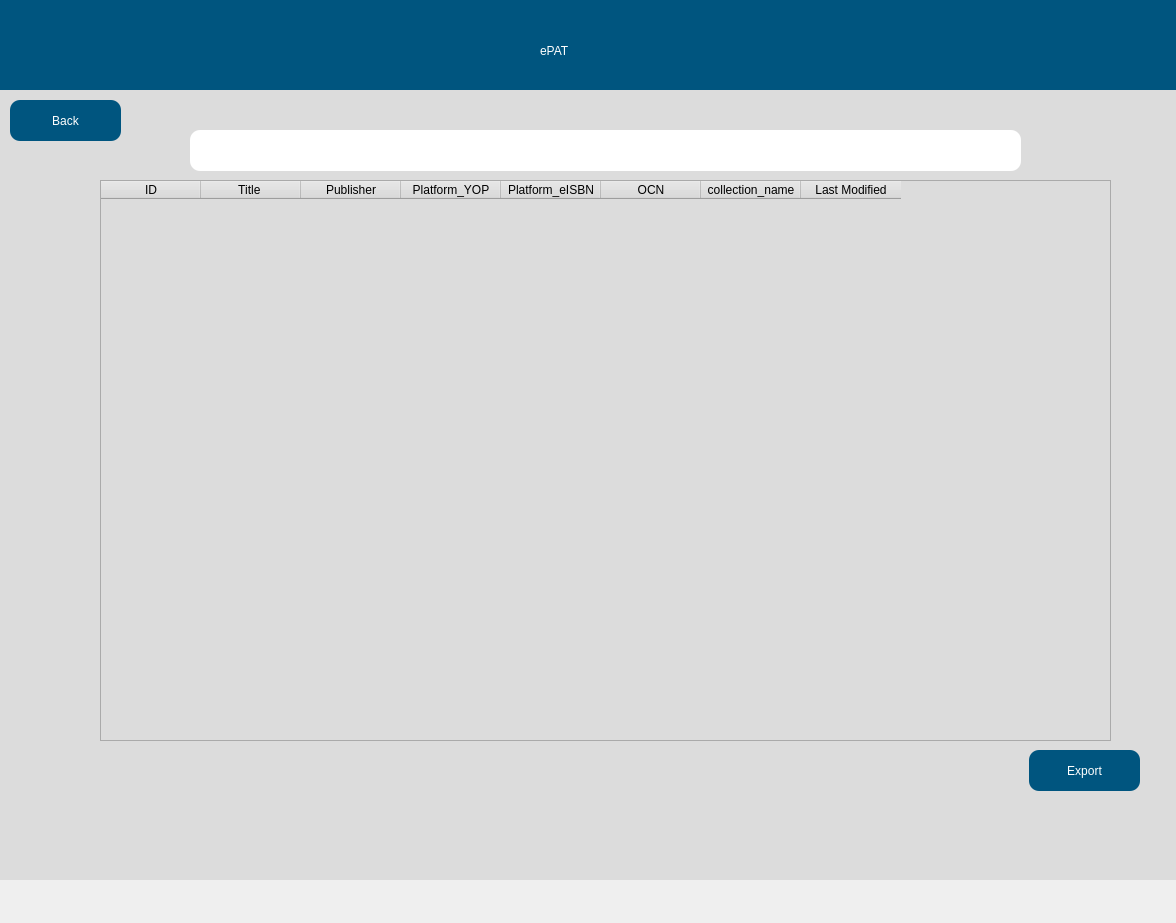
<?xml version="1.0" encoding="UTF-8"?>
<ui version="4.0">
 <class>Dialog</class>
 <widget class="QDialog" name="Dialog">
  <property name="geometry">
   <rect>
    <x>0</x>
    <y>0</y>
    <width>1176</width>
    <height>923</height>
   </rect>
  </property>
  <property name="windowTitle">
   <string>Dialog</string>
  </property>
  <widget class="QWidget" name="widget" native="true">
   <property name="geometry">
    <rect>
     <x>-20</x>
     <y>-20</y>
     <width>1200</width>
     <height>900</height>
    </rect>
   </property>
   <property name="styleSheet">
    <string >background-color: rgb(220, 220, 220);color:black;</string>
   </property>
   <widget class="QPushButton" name="backButton">
    <property name="geometry">
     <rect>
      <x>30</x>
      <y>120</y>
      <width>111</width>
      <height>41</height>
     </rect>
    </property>
    <property name="styleSheet">
     <string >
            QPushButton {
                font: 75 16pt &quot;Arial&quot;;
                background-color: rgb(0, 85, 127);
                border-radius: 10px;
                color: white;
            }

            QPushButton:hover {
                background-color: rgb(0, 75, 117); /* Slightly darker color when hovered */
            }

            QPushButton:pressed {
                background-color: rgb(0, 65, 107); /* Even darker color when clicked */
            }
        </string>
    </property>
    <property name="text">
     <string>Back</string>
    </property>
   </widget>
   <widget class="QWidget" name="widget_2" native="true">
    <property name="geometry">
     <rect>
      <x>20</x>
      <y>20</y>
      <width>1200</width>
      <height>90</height>
     </rect>
    </property>
    <property name="styleSheet">
     <string >	background-color: rgb(0, 85, 127);
</string>
    </property>
    <widget class="QLabel" name="label">
     <property name="geometry">
      <rect>
       <x>540</x>
       <y>20</y>
       <width>141</width>
       <height>61</height>
      </rect>
     </property>
     <property name="styleSheet">
      <string >font: 75 36pt &quot;Arial&quot;;
        color: white;
      </string>
     </property>
     <property name="text">
      <string>ePAT</string>
     </property>
    </widget>
   </widget>
   <widget class="QTableWidget" name="tableWidget">
    <property name="geometry">
     <rect>
      <x>120</x>
      <y>200</y>
      <width>1011</width>
      <height>561</height>
     </rect>
    </property>
    <column>
     <property name="text">
      <string>ID</string>
     </property>
    </column>
    <column>
     <property name="text">
      <string>Title </string>
     </property>
    </column>
    <column>
     <property name="text">
      <string>Publisher</string>
     </property>
    </column>
    <column>
     <property name="text">
      <string>Platform_YOP</string>
     </property>
    </column>
    <column>
     <property name="text">
      <string>Platform_eISBN</string>
     </property>
    </column>
    <column>
     <property name="text">
      <string>OCN</string>
     </property>
    </column>
    <column>
     <property name="text">
      <string>collection_name</string>
     </property>
    </column>
    <column>
     <property name="text">
      <string>Last Modified</string>
     </property>
    </column>
   </widget>
   <widget class="QPushButton" name="exportButton">
    <property name="geometry">
     <rect>
      <x>1049</x>
      <y>770</y>
      <width>111</width>
      <height>41</height>
     </rect>
    </property>
    <property name="styleSheet">
     <string >
            QPushButton {
                font: 75 16pt &quot;Arial&quot;;
                background-color: rgb(0, 85, 127);
                border-radius: 10px;
                color: white;
            }

            QPushButton:hover {
                background-color: rgb(0, 75, 117); /* Slightly darker color when hovered */
            }

            QPushButton:pressed {
                background-color: rgb(0, 65, 107); /* Even darker color when clicked */
            }
        </string>
    </property>
    <property name="text">
     <string>Export</string>
    </property>
   </widget>
   <widget class="QLabel" name="cellName">
    <property name="geometry">
     <rect>
      <x>210</x>
      <y>150</y>
      <width>831</width>
      <height>41</height>
     </rect>
    </property>
    <property name="styleSheet">
     <string >background-color: white;
        border-radius:10px;
        color: black;
     </string>
    </property>
    <property name="text">
     <string/>
    </property>
   </widget>
  </widget>
 </widget>
 <resources/>
 <connections/>
</ui>
